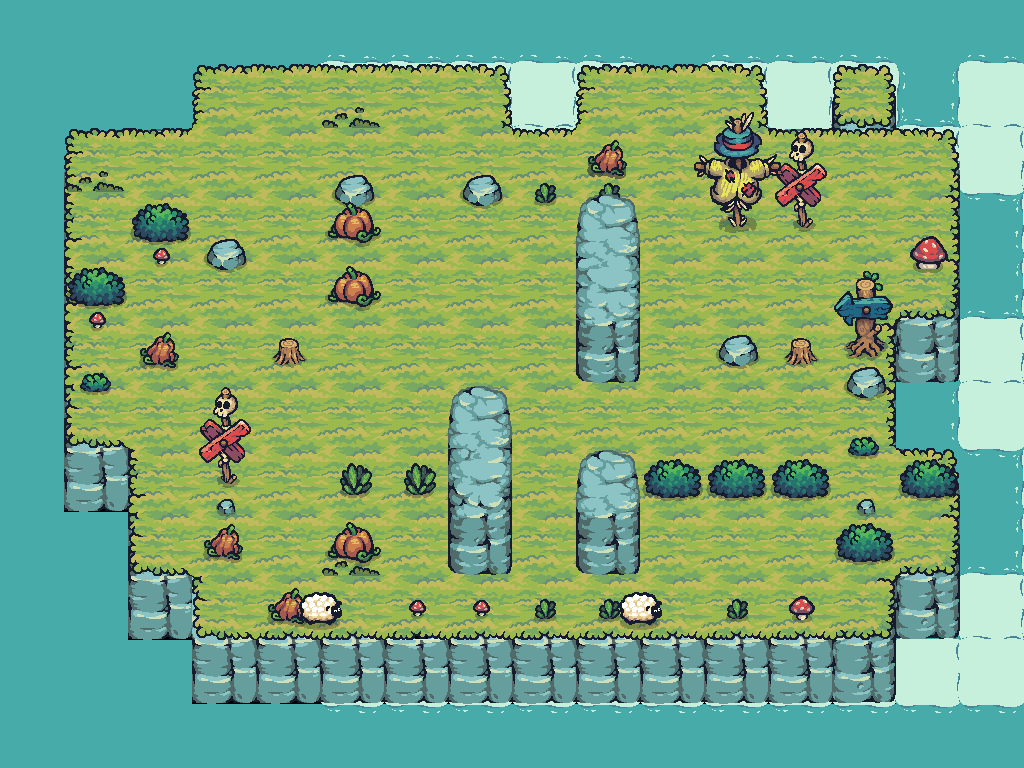

The image is a tile-based game level rendered from a .tmx file. Its description and source (layers, tilesets, objects; grid data summarised) follow:
An orthogonal 16x12 tile map with 64x64 px tiles, 12 tile layers (Water, Foam, layerforedge, new game bg, ...), 25 tilesets and 38 objects (25x Block, 6x Tree, 3x Barrel, PlayerCheckpoint, AntiPlayerCheckpoint, ...).

<map version="1.10" tiledversion="1.11.0" orientation="orthogonal" renderorder="right-down" width="16" height="12" tilewidth="64" tileheight="64" infinite="0" nextlayerid="28" nextobjectid="11">
<properties>
  <property name="Star1" type="int" value="23" />
  <property name="Star2" type="int" value="27" />
  <property name="Star3" type="int" value="32" />
 </properties>
 <tileset firstgid="1" source="Terrain.tsx" />
 <tileset firstgid="41" source="Castle_Red.tsx" />
 <tileset firstgid="61" source="Tree.tsx" />
 <tileset firstgid="169" source="17.tsx" />
 <tileset firstgid="171" source="Tower_Blue.tsx" />
 <tileset firstgid="179" source="01.tsx" />
 <tileset firstgid="180" source="06.tsx" />
 <tileset firstgid="181" source="18.tsx" />
 <tileset firstgid="190" source="09.tsx" />
 <tileset firstgid="191" source="12.tsx" />
 <tileset firstgid="192" source="16.tsx" />
 <tileset firstgid="194" source="Castle_Destroyed.tsx" />
 <tileset firstgid="214" source="HappySheep_Idle.tsx" />
 <tileset firstgid="222" source="Tree_192.tsx" />
 <tileset firstgid="234" source="Water.tsx" />
 <tileset firstgid="235" source="Foam_192.tsx" />
 <tileset firstgid="243" source="Tilemap_Elevation.tsx" />
 <tileset firstgid="275" source="02.tsx" />
 <tileset firstgid="276" source="03.tsx" />
 <tileset firstgid="277" source="04.tsx" />
 <tileset firstgid="278" source="07.tsx" />
 <tileset firstgid="279" source="10.tsx" />
 <tileset firstgid="280" source="TX Props.tsx" />
 <tileset firstgid="344" source="13.tsx" />
 <tileset firstgid="345" source="11.tsx" />
 <group id="26" name="Common">
  <layer id="13" name="Water" width="16" height="12">
   <data>[192 cells, 88 non-empty, 1 distinct tile ids]</data>
  </layer>
  <layer id="14" name="Foam" width="16" height="12" offsetx="128" offsety="0">
   <data>[192 cells, 44 non-empty, 1 distinct tile ids]</data>
  </layer>
  <layer id="19" name="layerforedge" width="16" height="12">
   <data>[192 cells, 30 non-empty, 11 distinct tile ids]</data>
  </layer>
  <layer id="15" name="new game bg" width="16" height="12">
   <data>[192 cells, 128 non-empty, 12 distinct tile ids]</data>
  </layer>
  <layer id="24" name="eat" width="16" height="12">
   <data>[192 cells, 5 non-empty, 3 distinct tile ids]</data>
  </layer>
  <layer id="27" name="grass" width="16" height="12">
   <data>[192 cells, 3 non-empty, 1 distinct tile ids]</data>
  </layer>
  <layer id="17" name="props" width="16" height="12" offsetx="0" offsety="32">
   <data>[192 cells, 17 non-empty, 7 distinct tile ids]</data>
  </layer>
  <layer id="18" name="propsLayer2" width="16" height="12">
   <data>[192 cells, 10 non-empty, 7 distinct tile ids]</data>
  </layer>
  <objectgroup id="21" name="TreesOutSideGameGrid" class="TreesOutSideGameGrid">
   <object id="3" name="Tree" type="Tree" x="192" y="128" width="64" height="64" />
   <object id="5" name="Tree" type="Tree" x="256" y="128" width="64" height="64" />
   <object id="6" name="Tree" type="Tree" x="384" y="128" width="64" height="64" />
   <object id="7" name="Tree" type="Tree" x="832" y="192" width="64" height="64" />
   <object id="8" name="Tree" type="Tree" x="640" y="128" width="64" height="64" />
   <object id="9" name="Tree" type="Tree" x="192" y="320" width="64" height="64" />
  </objectgroup>
  <layer id="22" name="AheadOfTreesProps" width="16" height="12">
   <data>[192 cells, 6 non-empty, 6 distinct tile ids]</data>
  </layer>
  <objectgroup id="30" name="CollisionblocksForGrid">
   <object id="101" name="Block" type="Block" x="256" y="128" width="576" height="64" />
   <object id="102" name="Block" type="Block" x="256" y="576" width="576" height="64" />
   <object id="103" name="Block" type="Block" x="192" y="192" width="64" height="384" />
   <object id="104" name="Block" type="Block" x="831" y="192" width="64" height="384" />
  </objectgroup>
  <layer id="25" name="BottomEdge" width="16" height="12">
   <data>[192 cells, 2 non-empty, 1 distinct tile ids]</data>
  </layer>
 </group>
 <layer id="13" name="CollisionblockTileLayer" width="16" height="12">
  <data>[192 cells, 28 non-empty, 18 distinct tile ids]</data>
 </layer>
 <layer id="14" name="AnotherCollisionTIle" width="16" height="12">
  <data>[192 cells, 2 non-empty, 2 distinct tile ids]</data>
 </layer>
 <objectgroup id="5" name="Collisionblocks">
  <object id="1" name="Block" type="Block" x="320" y="192" width="64" height="64" />
  <object id="3" name="Block" type="Block" x="576" y="192" width="64" height="64" />
  <object id="5" name="Block" type="Block" x="704" y="192" width="64" height="64" />
  <object id="6" name="Block" type="Block" x="768" y="192" width="64" height="64" />
  <object id="7" name="Block" type="Block" x="320" y="256" width="64" height="64" />
  <object id="8" name="Block" type="Block" x="576" y="256" width="64" height="64" />
  <object id="10" name="Block" type="Block" x="256" y="320" width="64" height="64" />
  <object id="12" name="Block" type="Block" x="576" y="320" width="64" height="64" />
  <object id="13" name="Block" type="Block" x="704" y="320" width="64" height="64" />
  <object id="14" name="Block" type="Block" x="768" y="320" width="64" height="64" />
  <object id="16" name="Block" type="Block" x="448" y="384" width="64" height="64" />
  <object id="18" name="Block" type="Block" x="320" y="448" width="64" height="64" />
  <object id="19" name="Block" type="Block" x="384" y="448" width="64" height="64" />
  <object id="20" name="Block" type="Block" x="448" y="448" width="64" height="64" />
  <object id="21" name="Block" type="Block" x="576" y="448" width="64" height="64" />
  <object id="22" name="Block" type="Block" x="640" y="448" width="64" height="64" />
  <object id="23" name="Block" type="Block" x="704" y="448" width="64" height="64" />
  <object id="24" name="Block" type="Block" x="768" y="448" width="64" height="64" />
  <object id="25" name="Block" type="Block" x="320" y="512" width="64" height="64" />
  <object id="26" name="Block" type="Block" x="448" y="512" width="64" height="64" />
  <object id="28" name="Block" type="Block" x="576" y="512" width="64" height="64" />
 </objectgroup>
 <objectgroup id="6" name="Checkpoints">
  <object id="4" name="PlayerCheckpoint" type="PlayerCheckpoint" x="640" y="192" width="64" height="64" />
  <object id="27" name="AntiPlayerCheckpoint" type="AntiPlayerCheckpoint" x="512" y="512" width="64" height="64" />
 </objectgroup>
 <objectgroup id="7" name="Spawnpoints">
  <object id="2" name="Barrel" type="Barrel" x="448" y="192" width="64" height="64" />
  <object id="9" name="AntiPlayer" type="AntiPlayer" x="768" y="256" width="64" height="64" />
  <object id="11" name="Barrel" type="Barrel" x="448" y="320" width="64" height="64" />
  <object id="15" name="Player" type="Player" x="256" y="384" width="64" height="64" />
  <object id="17" name="Barrel" type="Barrel" x="768" y="384" width="64" height="64" />
 </objectgroup>
</map>
